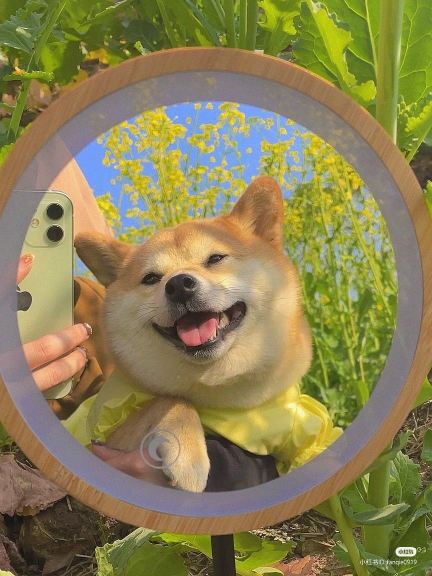
#> input picture Lab1/lab1.2/shiba.jpg, 864 x 1152 px (shown at 1/2 size)
$ jupyter execute Lab1_2.ipynb   (shell and % lines are left out)
#> lines starting #> are read from the running program, lines starting #| are printed output that depends on the picture; after the words box and inside, x2 and y2 are one past the last pixel; in counts of white or black regions, pixels touching at a corner belong together
[cell 1]
import cv2
import numpy as np
import matplotlib.pyplot as plt
import glob

#Lab1.2 [1]

img = cv2.imread('shiba.jpg')
#> img is the input picture: shape (1152, 864, 3); mean B, G, R 82.4, 129.5, 138.3
imgRGB = cv2.cvtColor(img, cv2.COLOR_BGR2RGB)
rgb_r = imgRGB[:,:,0]
rgb_g = imgRGB[:,:,1]
rgb_b = imgRGB[:,:,2]
imgHSV = cv2.cvtColor(img, cv2.COLOR_BGR2HSV)
#> imgHSV: shape (1152, 864, 3); mean H, S, V 37.9, 119.7, 146.6
hsv_h = imgHSV[:,:,0]
hsv_s = imgHSV[:,:,1]
hsv_v = imgHSV[:,:,2]
imgHLS= cv2.cvtColor(img, cv2.COLOR_BGR2HLS)
#> imgHLS: shape (1152, 864, 3); mean of channels 0, 1, 2 38, 112.5, 98.7
hls_h = imgHLS[:,:,0]
hls_l = imgHLS[:,:,1]
hls_s = imgHLS[:,:,2]
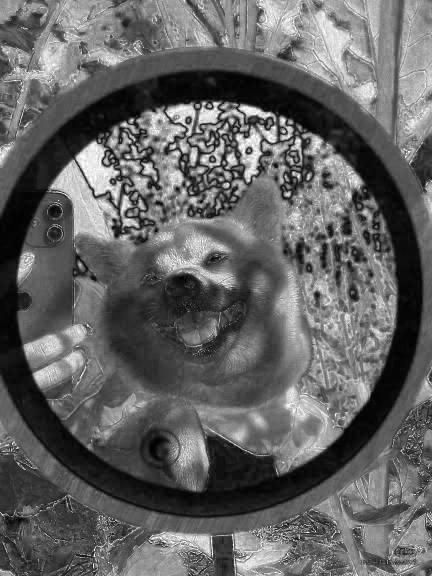
#> hls_s: shape (1152, 864) (shown at 1/2 size); min 0, max 255, mean 98.7
imgYCrCb = cv2.cvtColor(img, cv2.COLOR_BGR2YCrCb)
#> imgYCrCb: shape (1152, 864, 3); mean of channels 0, 1, 2 126.8, 136.3, 103
YCrCb_Y = imgYCrCb[:,:,0]
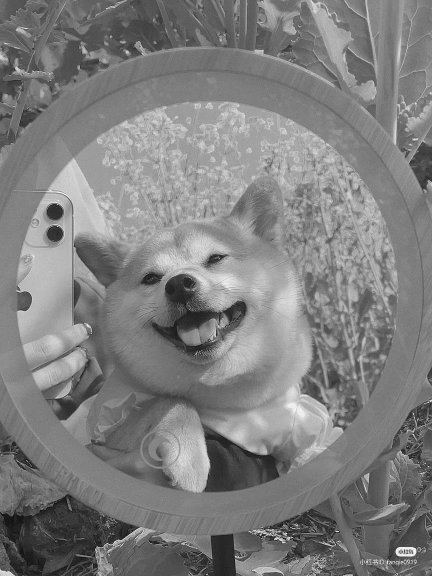
#> YCrCb_Y: shape (1152, 864) (shown at 1/2 size); min 1, max 254, mean 126.8
YCrCb_Cr = imgYCrCb[:,:,1]
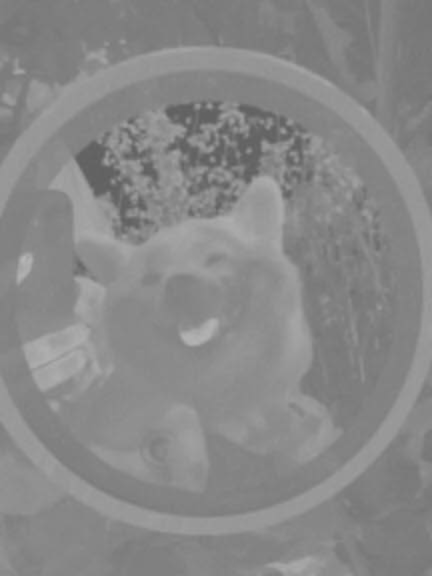
#> YCrCb_Cr: shape (1152, 864) (shown at 1/2 size); min 93, max 183, mean 136.3
YCrCb_Cb = imgYCrCb[:,:,2]
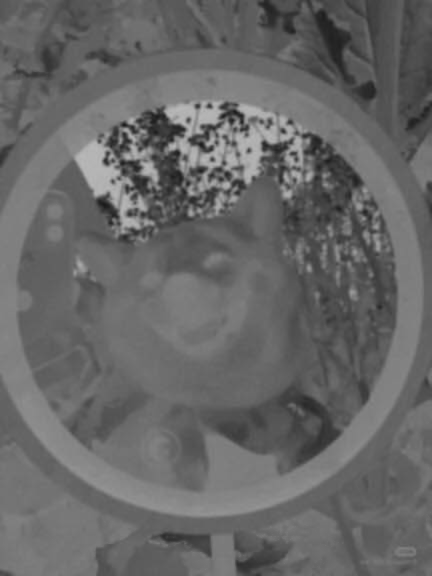
#> YCrCb_Cb: shape (1152, 864) (shown at 1/2 size); min 25, max 185, mean 103


fig, axes = plt.subplots(4, 4, figsize=(16, 16))

axes[0,0].imshow(imgRGB)
axes[0,0].set_title('RGB')

axes[0,1].imshow(rgb_r, cmap='gray')
axes[0,1].set_title('R')

axes[0,2].imshow(rgb_g, cmap='gray')
axes[0,2].set_title('G')

axes[0,3].imshow(rgb_b, cmap='gray')
axes[0,3].set_title('B')

axes[1,0].imshow(imgHSV)
axes[1,0].set_title('HSV')

axes[1,1].imshow(hsv_h, cmap='gray')
axes[1,1].set_title('H')

axes[1,2].imshow(hsv_s, cmap='gray')
axes[1,2].set_title('S')

axes[1,3].imshow(hsv_v, cmap='gray')
axes[1,3].set_title('V')

axes[2,0].imshow(imgHLS)
axes[2,0].set_title('HLS')

axes[2,1].imshow(hls_h, cmap='gray')
axes[2,1].set_title('H')

axes[2,2].imshow(hls_l, cmap='gray')
axes[2,2].set_title('L')

axes[2,3].imshow(hls_s, cmap='gray')
axes[2,3].set_title('S')

axes[3,0].imshow(imgYCrCb)
axes[3,0].set_title('YCrCb')

axes[3,1].imshow(YCrCb_Y, cmap='gray')
axes[3,1].set_title('Y')

axes[3,2].imshow(YCrCb_Cr, cmap='gray')
axes[3,2].set_title('Cr')

axes[3,3].imshow(YCrCb_Cb, cmap='gray')
axes[3,3].set_title('Cb')

[cell 2]
#Lab1.2.2
catAngry = cv2.imread('cat1.jpg')
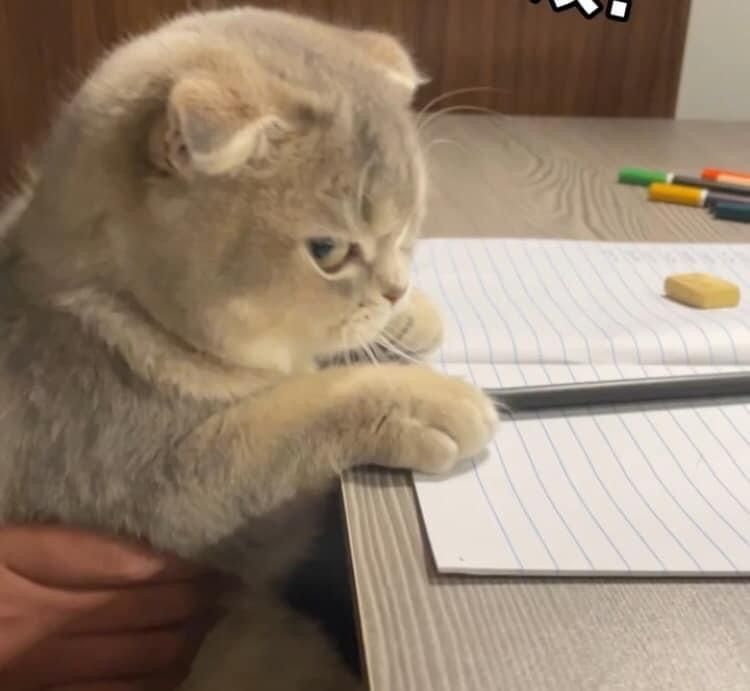
#> input picture Lab1/lab1.2/cat1.jpg, 750 x 691 px
#> catAngry is the input picture: shape (691, 750, 3); mean B, G, R 112.7, 131.1, 149.8
cat = cv2.imread('cat2.jpg')
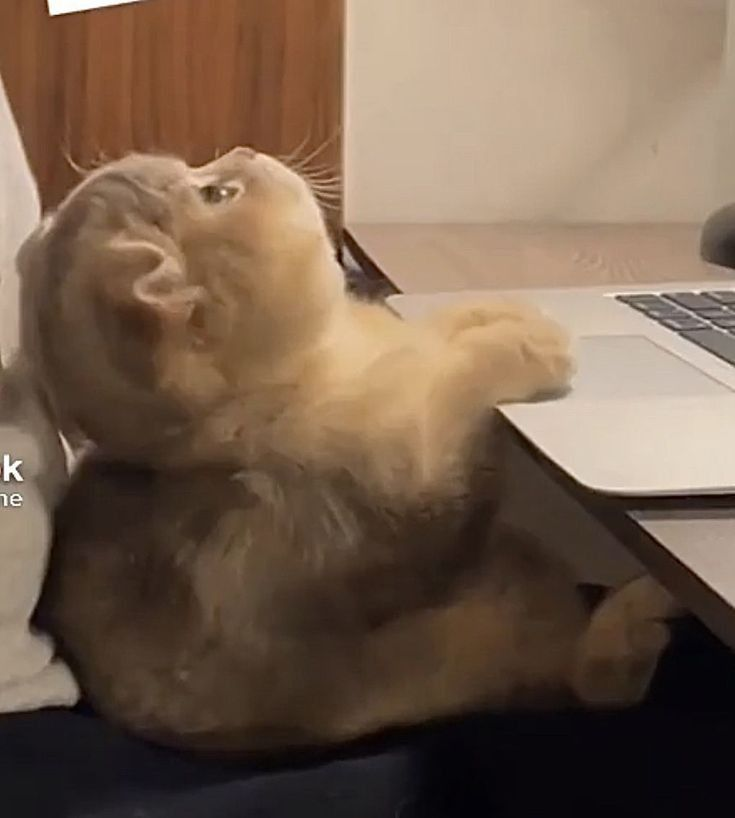
#> input picture Lab1/lab1.2/cat2.jpg, 735 x 818 px
#> cat is the input picture: shape (818, 735, 3); mean B, G, R 77.7, 95.5, 117.5
angryCat = cv2.resize(catAngry,(600,600))
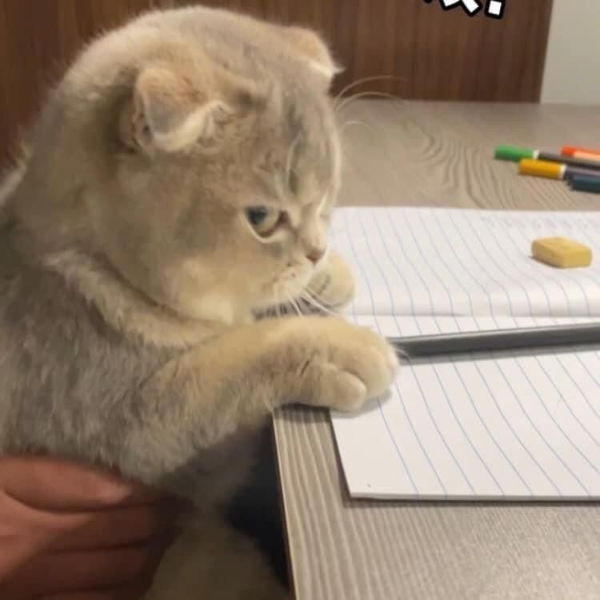
#> angryCat: shape (600, 600, 3); mean B, G, R 112.6, 131, 149.7
memeCat = cv2.resize(cat,(600,600))
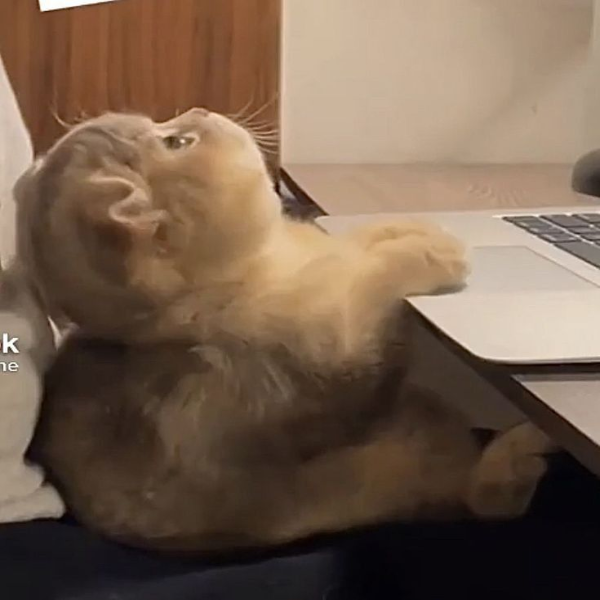
#> memeCat: shape (600, 600, 3); mean B, G, R 77.6, 95.5, 117.4
img_array = []
for i in range(1,21):
    newImg = cv2.addWeighted(angryCat,0.05*i,memeCat,1-(i*(0.05)),0)
    img_array.append(newImg)
#> after the loop, img_array = 20 items

output = cv2.VideoWriter('lab1_2_2.mp4',cv2.VideoWriter_fourcc(*'MP4V'),5, (600,600))
for i in range(len(img_array)):
    output.write(img_array[i])
#> this loop made 20 passes
output.release()

[cell 3]
#Lab1.2.3
import cv2
import numpy as np
import matplotlib.pyplot as plt

catAngry = cv2.cvtColor(cv2.imread('cat1.jpg'),cv2.COLOR_BGR2RGB)
angryCat = cv2.resize(catAngry,(300,300))
#> angryCat: shape (300, 300, 3)
mask = np.zeros(angryCat.shape[:2], dtype="uint8")

cv2.rectangle(mask, (100, 75), (250, 225),255,-1)
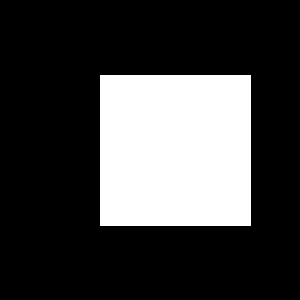
#> mask: shape (300, 300); 25.3% white; 1 white region, box (x1, y1, x2, y2) and area: (100, 75, 251, 226) 22801

res = cv2.bitwise_and(angryCat,angryCat, mask=mask)
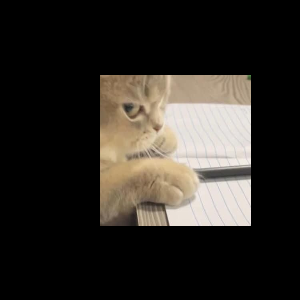
#> res: shape (300, 300, 3); mean R, G, B 47.5, 43.5, 38.4

fig, axes = plt.subplots(1, 3)
axes[0].imshow(angryCat)
axes[0].set_title('Original')
axes[1].imshow(mask)
axes[1].set_title('mask')
axes[2].imshow(res)
axes[2].set_title('Bitwise_AND() result')
